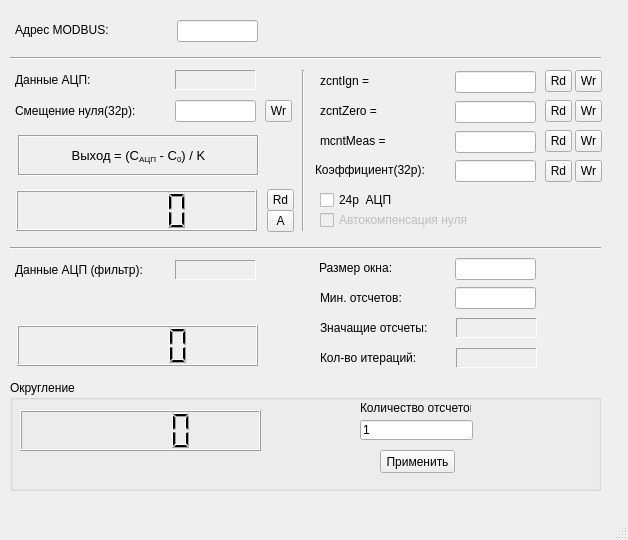
<?xml version="1.0" encoding="UTF-8"?>
<ui version="4.0">
 <class>fmVPar</class>
 <widget class="QMainWindow" name="fmVPar">
  <property name="geometry">
   <rect>
    <x>0</x>
    <y>0</y>
    <width>628</width>
    <height>540</height>
   </rect>
  </property>
  <property name="windowTitle">
   <string>Милливольтметр</string>
  </property>
  <widget class="QWidget" name="centralwidget">
   <widget class="QLCDNumber" name="lcdDataConv">
    <property name="geometry">
     <rect>
      <x>16</x>
      <y>190</y>
      <width>241</width>
      <height>41</height>
     </rect>
    </property>
   </widget>
   <widget class="QLabel" name="label">
    <property name="geometry">
     <rect>
      <x>15</x>
      <y>72</y>
      <width>111</width>
      <height>16</height>
     </rect>
    </property>
    <property name="font">
     <font>
      <pointsize>9</pointsize>
     </font>
    </property>
    <property name="text">
     <string>Данные АЦП:</string>
    </property>
   </widget>
   <widget class="QToolButton" name="tbScan">
    <property name="geometry">
     <rect>
      <x>267</x>
      <y>189</y>
      <width>27</width>
      <height>22</height>
     </rect>
    </property>
    <property name="text">
     <string>Rd</string>
    </property>
   </widget>
   <widget class="QLabel" name="llData">
    <property name="geometry">
     <rect>
      <x>175</x>
      <y>70</y>
      <width>81</width>
      <height>20</height>
     </rect>
    </property>
    <property name="font">
     <font>
      <pointsize>9</pointsize>
     </font>
    </property>
    <property name="frameShape">
     <enum>QFrame::Panel</enum>
    </property>
    <property name="frameShadow">
     <enum>QFrame::Sunken</enum>
    </property>
    <property name="text">
     <string/>
    </property>
   </widget>
   <widget class="QLabel" name="label_2">
    <property name="geometry">
     <rect>
      <x>15</x>
      <y>103</y>
      <width>151</width>
      <height>16</height>
     </rect>
    </property>
    <property name="font">
     <font>
      <pointsize>9</pointsize>
     </font>
    </property>
    <property name="text">
     <string>Смещение нуля(32р):</string>
    </property>
   </widget>
   <widget class="QToolButton" name="tbAutoScan">
    <property name="geometry">
     <rect>
      <x>267</x>
      <y>210</y>
      <width>27</width>
      <height>22</height>
     </rect>
    </property>
    <property name="text">
     <string>A</string>
    </property>
   </widget>
   <widget class="QLineEdit" name="lemK">
    <property name="geometry">
     <rect>
      <x>455</x>
      <y>160</y>
      <width>81</width>
      <height>22</height>
     </rect>
    </property>
    <property name="font">
     <font>
      <pointsize>9</pointsize>
     </font>
    </property>
   </widget>
   <widget class="QLabel" name="label_12">
    <property name="geometry">
     <rect>
      <x>315</x>
      <y>162</y>
      <width>141</width>
      <height>16</height>
     </rect>
    </property>
    <property name="font">
     <font>
      <pointsize>9</pointsize>
     </font>
    </property>
    <property name="lineWidth">
     <number>-5</number>
    </property>
    <property name="text">
     <string>Коэффициент(32р):</string>
    </property>
   </widget>
   <widget class="QCheckBox" name="ch24b">
    <property name="geometry">
     <rect>
      <x>320</x>
      <y>190</y>
      <width>181</width>
      <height>20</height>
     </rect>
    </property>
    <property name="font">
     <font>
      <pointsize>9</pointsize>
     </font>
    </property>
    <property name="text">
     <string>24р  АЦП</string>
    </property>
   </widget>
   <widget class="QCheckBox" name="chZeroComp">
    <property name="enabled">
     <bool>false</bool>
    </property>
    <property name="geometry">
     <rect>
      <x>320</x>
      <y>210</y>
      <width>201</width>
      <height>20</height>
     </rect>
    </property>
    <property name="font">
     <font>
      <pointsize>9</pointsize>
     </font>
    </property>
    <property name="text">
     <string>Автокомпенсация нуля</string>
    </property>
   </widget>
   <widget class="Line" name="line">
    <property name="geometry">
     <rect>
      <x>295</x>
      <y>70</y>
      <width>16</width>
      <height>161</height>
     </rect>
    </property>
    <property name="orientation">
     <enum>Qt::Vertical</enum>
    </property>
   </widget>
   <widget class="QToolButton" name="tbIgnRd">
    <property name="geometry">
     <rect>
      <x>545</x>
      <y>70</y>
      <width>27</width>
      <height>22</height>
     </rect>
    </property>
    <property name="text">
     <string>Rd</string>
    </property>
   </widget>
   <widget class="QLineEdit" name="leIgn">
    <property name="geometry">
     <rect>
      <x>455</x>
      <y>71</y>
      <width>81</width>
      <height>22</height>
     </rect>
    </property>
    <property name="font">
     <font>
      <pointsize>9</pointsize>
     </font>
    </property>
   </widget>
   <widget class="QLabel" name="label_13">
    <property name="geometry">
     <rect>
      <x>320</x>
      <y>73</y>
      <width>81</width>
      <height>16</height>
     </rect>
    </property>
    <property name="font">
     <font>
      <pointsize>9</pointsize>
     </font>
    </property>
    <property name="lineWidth">
     <number>-5</number>
    </property>
    <property name="text">
     <string>zcntIgn = </string>
    </property>
   </widget>
   <widget class="QToolButton" name="tbIgnWr">
    <property name="geometry">
     <rect>
      <x>575</x>
      <y>70</y>
      <width>27</width>
      <height>22</height>
     </rect>
    </property>
    <property name="text">
     <string>Wr</string>
    </property>
   </widget>
   <widget class="QToolButton" name="tbZeroWr">
    <property name="geometry">
     <rect>
      <x>575</x>
      <y>100</y>
      <width>27</width>
      <height>22</height>
     </rect>
    </property>
    <property name="text">
     <string>Wr</string>
    </property>
   </widget>
   <widget class="QLineEdit" name="leZero">
    <property name="geometry">
     <rect>
      <x>455</x>
      <y>101</y>
      <width>81</width>
      <height>22</height>
     </rect>
    </property>
    <property name="font">
     <font>
      <pointsize>9</pointsize>
     </font>
    </property>
   </widget>
   <widget class="QLabel" name="label_14">
    <property name="geometry">
     <rect>
      <x>320</x>
      <y>103</y>
      <width>81</width>
      <height>16</height>
     </rect>
    </property>
    <property name="font">
     <font>
      <pointsize>9</pointsize>
     </font>
    </property>
    <property name="lineWidth">
     <number>-5</number>
    </property>
    <property name="text">
     <string>zcntZero = </string>
    </property>
   </widget>
   <widget class="QToolButton" name="tbZeroRd">
    <property name="geometry">
     <rect>
      <x>545</x>
      <y>100</y>
      <width>27</width>
      <height>22</height>
     </rect>
    </property>
    <property name="text">
     <string>Rd</string>
    </property>
   </widget>
   <widget class="QToolButton" name="tbMeasWr">
    <property name="geometry">
     <rect>
      <x>575</x>
      <y>130</y>
      <width>27</width>
      <height>22</height>
     </rect>
    </property>
    <property name="text">
     <string>Wr</string>
    </property>
   </widget>
   <widget class="QLineEdit" name="leMeas">
    <property name="geometry">
     <rect>
      <x>455</x>
      <y>131</y>
      <width>81</width>
      <height>22</height>
     </rect>
    </property>
    <property name="font">
     <font>
      <pointsize>9</pointsize>
     </font>
    </property>
   </widget>
   <widget class="QLabel" name="label_15">
    <property name="geometry">
     <rect>
      <x>320</x>
      <y>133</y>
      <width>91</width>
      <height>16</height>
     </rect>
    </property>
    <property name="font">
     <font>
      <pointsize>9</pointsize>
     </font>
    </property>
    <property name="lineWidth">
     <number>-5</number>
    </property>
    <property name="text">
     <string>mcntMeas = </string>
    </property>
   </widget>
   <widget class="QToolButton" name="tbMeasRd">
    <property name="geometry">
     <rect>
      <x>545</x>
      <y>130</y>
      <width>27</width>
      <height>22</height>
     </rect>
    </property>
    <property name="text">
     <string>Rd</string>
    </property>
   </widget>
   <widget class="QLabel" name="label_16">
    <property name="geometry">
     <rect>
      <x>15</x>
      <y>22</y>
      <width>111</width>
      <height>16</height>
     </rect>
    </property>
    <property name="font">
     <font>
      <pointsize>9</pointsize>
     </font>
    </property>
    <property name="text">
     <string>Адрес MODBUS:</string>
    </property>
   </widget>
   <widget class="QLineEdit" name="leAddrMB">
    <property name="geometry">
     <rect>
      <x>177</x>
      <y>20</y>
      <width>81</width>
      <height>22</height>
     </rect>
    </property>
    <property name="font">
     <font>
      <pointsize>9</pointsize>
     </font>
    </property>
   </widget>
   <widget class="Line" name="line_2">
    <property name="geometry">
     <rect>
      <x>10</x>
      <y>50</y>
      <width>591</width>
      <height>16</height>
     </rect>
    </property>
    <property name="orientation">
     <enum>Qt::Horizontal</enum>
    </property>
   </widget>
   <widget class="QToolButton" name="tbmKRd">
    <property name="geometry">
     <rect>
      <x>545</x>
      <y>160</y>
      <width>27</width>
      <height>22</height>
     </rect>
    </property>
    <property name="text">
     <string>Rd</string>
    </property>
   </widget>
   <widget class="QToolButton" name="tbmKWr">
    <property name="geometry">
     <rect>
      <x>575</x>
      <y>160</y>
      <width>27</width>
      <height>22</height>
     </rect>
    </property>
    <property name="text">
     <string>Wr</string>
    </property>
   </widget>
   <widget class="QLineEdit" name="leZeroA">
    <property name="geometry">
     <rect>
      <x>175</x>
      <y>100</y>
      <width>81</width>
      <height>22</height>
     </rect>
    </property>
    <property name="font">
     <font>
      <pointsize>9</pointsize>
     </font>
    </property>
   </widget>
   <widget class="QToolButton" name="tbZeroAWr">
    <property name="geometry">
     <rect>
      <x>265</x>
      <y>100</y>
      <width>27</width>
      <height>22</height>
     </rect>
    </property>
    <property name="text">
     <string>Wr</string>
    </property>
   </widget>
   <widget class="QLabel" name="label_3">
    <property name="geometry">
     <rect>
      <x>18</x>
      <y>135</y>
      <width>241</width>
      <height>41</height>
     </rect>
    </property>
    <property name="font">
     <font>
      <pointsize>10</pointsize>
      <weight>50</weight>
      <bold>false</bold>
     </font>
    </property>
    <property name="frameShape">
     <enum>QFrame::Box</enum>
    </property>
    <property name="frameShadow">
     <enum>QFrame::Sunken</enum>
    </property>
    <property name="text">
     <string>Выход =  (C&lt;sub&gt;АЦП&lt;/sub&gt; - С&lt;sub&gt;0&lt;/sub&gt;) / K</string>
    </property>
    <property name="alignment">
     <set>Qt::AlignCenter</set>
    </property>
   </widget>
   <widget class="Line" name="line_3">
    <property name="geometry">
     <rect>
      <x>10</x>
      <y>240</y>
      <width>591</width>
      <height>16</height>
     </rect>
    </property>
    <property name="orientation">
     <enum>Qt::Horizontal</enum>
    </property>
   </widget>
   <widget class="QLabel" name="label_4">
    <property name="geometry">
     <rect>
      <x>15</x>
      <y>262</y>
      <width>161</width>
      <height>16</height>
     </rect>
    </property>
    <property name="font">
     <font>
      <pointsize>9</pointsize>
     </font>
    </property>
    <property name="text">
     <string>Данные АЦП (фильтр):</string>
    </property>
   </widget>
   <widget class="QLabel" name="llDataF">
    <property name="geometry">
     <rect>
      <x>175</x>
      <y>260</y>
      <width>81</width>
      <height>20</height>
     </rect>
    </property>
    <property name="font">
     <font>
      <pointsize>9</pointsize>
     </font>
    </property>
    <property name="frameShape">
     <enum>QFrame::Panel</enum>
    </property>
    <property name="frameShadow">
     <enum>QFrame::Sunken</enum>
    </property>
    <property name="text">
     <string/>
    </property>
   </widget>
   <widget class="QLCDNumber" name="lcdDataConvF">
    <property name="geometry">
     <rect>
      <x>17</x>
      <y>325</y>
      <width>241</width>
      <height>41</height>
     </rect>
    </property>
   </widget>
   <widget class="QLineEdit" name="leWSize">
    <property name="geometry">
     <rect>
      <x>455</x>
      <y>258</y>
      <width>81</width>
      <height>22</height>
     </rect>
    </property>
    <property name="font">
     <font>
      <pointsize>9</pointsize>
     </font>
    </property>
   </widget>
   <widget class="QLabel" name="label_17">
    <property name="geometry">
     <rect>
      <x>320</x>
      <y>290</y>
      <width>121</width>
      <height>16</height>
     </rect>
    </property>
    <property name="font">
     <font>
      <pointsize>9</pointsize>
     </font>
    </property>
    <property name="lineWidth">
     <number>-5</number>
    </property>
    <property name="text">
     <string>Мин. отсчетов:</string>
    </property>
   </widget>
   <widget class="QLineEdit" name="leMinCntS">
    <property name="geometry">
     <rect>
      <x>455</x>
      <y>287</y>
      <width>81</width>
      <height>22</height>
     </rect>
    </property>
    <property name="font">
     <font>
      <pointsize>9</pointsize>
     </font>
    </property>
   </widget>
   <widget class="QLabel" name="label_18">
    <property name="geometry">
     <rect>
      <x>319</x>
      <y>260</y>
      <width>91</width>
      <height>16</height>
     </rect>
    </property>
    <property name="font">
     <font>
      <pointsize>9</pointsize>
     </font>
    </property>
    <property name="lineWidth">
     <number>-5</number>
    </property>
    <property name="text">
     <string>Размер окна:</string>
    </property>
   </widget>
   <widget class="QLabel" name="llCntS">
    <property name="geometry">
     <rect>
      <x>456</x>
      <y>318</y>
      <width>81</width>
      <height>20</height>
     </rect>
    </property>
    <property name="font">
     <font>
      <pointsize>9</pointsize>
     </font>
    </property>
    <property name="frameShape">
     <enum>QFrame::Panel</enum>
    </property>
    <property name="frameShadow">
     <enum>QFrame::Sunken</enum>
    </property>
    <property name="text">
     <string/>
    </property>
   </widget>
   <widget class="QLabel" name="label_5">
    <property name="geometry">
     <rect>
      <x>320</x>
      <y>320</y>
      <width>131</width>
      <height>16</height>
     </rect>
    </property>
    <property name="font">
     <font>
      <pointsize>9</pointsize>
     </font>
    </property>
    <property name="text">
     <string>Значащие отсчеты:</string>
    </property>
   </widget>
   <widget class="QLabel" name="llNumPass">
    <property name="geometry">
     <rect>
      <x>456</x>
      <y>348</y>
      <width>81</width>
      <height>20</height>
     </rect>
    </property>
    <property name="font">
     <font>
      <pointsize>9</pointsize>
     </font>
    </property>
    <property name="frameShape">
     <enum>QFrame::Panel</enum>
    </property>
    <property name="frameShadow">
     <enum>QFrame::Sunken</enum>
    </property>
    <property name="text">
     <string/>
    </property>
   </widget>
   <widget class="QLabel" name="label_6">
    <property name="geometry">
     <rect>
      <x>320</x>
      <y>350</y>
      <width>131</width>
      <height>16</height>
     </rect>
    </property>
    <property name="font">
     <font>
      <pointsize>9</pointsize>
     </font>
    </property>
    <property name="text">
     <string>Кол-во итераций:</string>
    </property>
   </widget>
   <widget class="QGroupBox" name="groupBox">
    <property name="geometry">
     <rect>
      <x>10</x>
      <y>380</y>
      <width>591</width>
      <height>111</height>
     </rect>
    </property>
    <property name="title">
     <string>Округление</string>
    </property>
    <widget class="QLabel" name="label_7">
     <property name="geometry">
      <rect>
       <x>350</x>
       <y>20</y>
       <width>111</width>
       <height>16</height>
      </rect>
     </property>
     <property name="text">
      <string>Количество отсчетов</string>
     </property>
    </widget>
    <widget class="QLineEdit" name="leCounts">
     <property name="geometry">
      <rect>
       <x>350</x>
       <y>40</y>
       <width>113</width>
       <height>20</height>
      </rect>
     </property>
     <property name="text">
      <string>1</string>
     </property>
    </widget>
    <widget class="QPushButton" name="tbSaveSettingV">
     <property name="geometry">
      <rect>
       <x>370</x>
       <y>70</y>
       <width>75</width>
       <height>23</height>
      </rect>
     </property>
     <property name="text">
      <string>Применить</string>
     </property>
    </widget>
    <widget class="QLCDNumber" name="lcdDataFilter">
     <property name="geometry">
      <rect>
       <x>10</x>
       <y>30</y>
       <width>241</width>
       <height>41</height>
      </rect>
     </property>
    </widget>
   </widget>
  </widget>
  <widget class="QMenuBar" name="menubar">
   <property name="geometry">
    <rect>
     <x>0</x>
     <y>0</y>
     <width>628</width>
     <height>21</height>
    </rect>
   </property>
  </widget>
  <widget class="QStatusBar" name="statusbar"/>
  <action name="actConf">
   <property name="text">
    <string>Настройки</string>
   </property>
  </action>
 </widget>
 <resources/>
 <connections/>
</ui>
